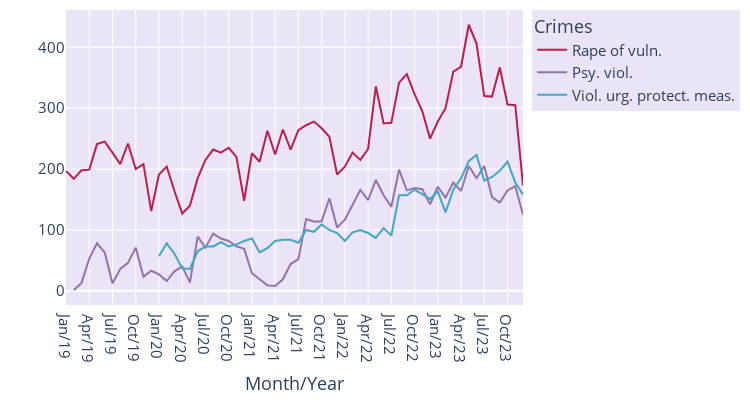

The cell this chart's notebook holds for it:
### Code cell
ocorrencias_por_crime = agrupado_mes_ordenado.groupby('consolidado')['ocorrencias'].sum()
tres_menos_frequentes = ocorrencias_por_crime.nsmallest(3)
agrupado_crimes_menos = agrupado_mes_ordenado[agrupado_mes_ordenado['consolidado'].isin(tres_menos_frequentes.index)]

fig = px.line(agrupado_crimes_menos, x='mes_ano', y='ocorrencias', color='consolidado', 
              labels={"ocorrencias": "Ocorrências", "mes_ano": "Month/Year", "consolidado": "Crimes"},
              height=400, width=750,color_discrete_sequence=custom_palette)

fig.update_layout(
    margin=dict(l=10, r=10, t=10, b=10), 
    font=dict(size=15),
    plot_bgcolor='#ebe4f7',
    paper_bgcolor='white', 
    legend=dict(bgcolor='#ebe4f7')
)

fig.update_yaxes(title='')
#fig.write_image("imagens/frequencia_crimes_mes1.jpeg", format="jpeg", scale=5)

fig.show()
#fig.write_image("imagens_svg/freq_por_mes_dos_crimes1.svg")

### Figure 1 — Plotly figure (JSON) as saved in the notebook; plotly's stock layout.template omitted (floating-point values rounded to 4 significant figures)
{"data": [{"hovertemplate": "Crimes=Rape of vuln.<br>Month/Year=%{x}<br>Ocorrências=%{y}<extra></extra>", "legendgroup": "Rape of vuln.", "line": {"color": "#BA1F4C", "dash": "solid"}, "marker": {"symbol": "circle"}, "mode": "lines", "name": "Rape of vuln.", "orientation": "v", "showlegend": true, "type": "scatter", "x": ["Jan/19", "Feb/19", "Mar/19", "Apr/19", "May/19", "Jun/19", "Jul/19", "Aug/19", "Sep/19", "Oct/19", "Nov/19", "Dec/19", "Jan/20", "Feb/20", "Mar/20", "Apr/20", "May/20", "Jun/20", "Jul/20", "Aug/20", "Sep/20", "Oct/20", "Nov/20", "Dec/20", "Jan/21", "Feb/21", "Mar/21", "Apr/21", "May/21", "Jun/21", "Jul/21", "Aug/21", "Sep/21", "Oct/21", "Nov/21", "Dec/21", "Jan/22", "Feb/22", "Mar/22", "Apr/22", "May/22", "Jun/22", "Jul/22", "Aug/22", "Sep/22", "Oct/22", "Nov/22", "Dec/22", "Jan/23", "Feb/23", "Mar/23", "Apr/23", "May/23", "Jun/23", "Jul/23", "Aug/23", "Sep/23", "Oct/23", "Nov/23", "Dec/23"], "xaxis": "x", "y": [197, 184, 198, 199, 241, 245, 227, 208, 242, 200, 208, 131, 191, 204, 164, 127, 140, 185, 215, 232, 227, 235, 220, 148, 226, 212, 263, 224, 265, 232, 264, 272, 278, 267, 253, 191, 204, 227, 215, 233, 336, 275, 276, 342, 356, 323, 295, 250, 278, 300, 360, 368, 437, 406, 320, 319, 367, 306, 305, 173], "yaxis": "y"}, {"hovertemplate": "Crimes=Psy. viol.<br>Month/Year=%{x}<br>Ocorrências=%{y}<extra></extra>", "legendgroup": "Psy. viol.", "line": {"color": "#9373AE", "dash": "solid"}, "marker": {"symbol": "circle"}, "mode": "lines", "name": "Psy. viol.", "orientation": "v", "showlegend": true, "type": "scatter", "x": ["Feb/19", "Mar/19", "Apr/19", "May/19", "Jun/19", "Jul/19", "Aug/19", "Sep/19", "Oct/19", "Nov/19", "Dec/19", "Jan/20", "Feb/20", "Mar/20", "Apr/20", "May/20", "Jun/20", "Jul/20", "Aug/20", "Sep/20", "Oct/20", "Nov/20", "Dec/20", "Jan/21", "Feb/21", "Mar/21", "Apr/21", "May/21", "Jun/21", "Jul/21", "Aug/21", "Sep/21", "Oct/21", "Nov/21", "Dec/21", "Jan/22", "Feb/22", "Mar/22", "Apr/22", "May/22", "Jun/22", "Jul/22", "Aug/22", "Sep/22", "Oct/22", "Nov/22", "Dec/22", "Jan/23", "Feb/23", "Mar/23", "Apr/23", "May/23", "Jun/23", "Jul/23", "Aug/23", "Sep/23", "Oct/23", "Nov/23", "Dec/23"], "xaxis": "x", "y": [1, 13, 53, 78, 63, 12, 36, 46, 71, 23, 33, 27, 16, 32, 40, 14, 89, 71, 94, 86, 82, 73, 69, 29, 19, 9, 8, 19, 44, 52, 118, 114, 114, 152, 104, 117, 141, 166, 149, 182, 157, 138, 199, 165, 169, 167, 142, 171, 153, 178, 164, 205, 185, 205, 154, 145, 165, 172, 125], "yaxis": "y"}, {"hovertemplate": "Crimes=Viol. urg. protect. meas.<br>Month/Year=%{x}<br>Ocorrências=%{y}<extra></extra>", "legendgroup": "Viol. urg. protect. meas.", "line": {"color": "#41A7C4", "dash": "solid"}, "marker": {"symbol": "circle"}, "mode": "lines", "name": "Viol. urg. protect. meas.", "orientation": "v", "showlegend": true, "type": "scatter", "x": ["Jan/20", "Feb/20", "Mar/20", "Apr/20", "May/20", "Jun/20", "Jul/20", "Aug/20", "Sep/20", "Oct/20", "Nov/20", "Dec/20", "Jan/21", "Feb/21", "Mar/21", "Apr/21", "May/21", "Jun/21", "Jul/21", "Aug/21", "Sep/21", "Oct/21", "Nov/21", "Dec/21", "Jan/22", "Feb/22", "Mar/22", "Apr/22", "May/22", "Jun/22", "Jul/22", "Aug/22", "Sep/22", "Oct/22", "Nov/22", "Dec/22", "Jan/23", "Feb/23", "Mar/23", "Apr/23", "May/23", "Jun/23", "Jul/23", "Aug/23", "Sep/23", "Oct/23", "Nov/23", "Dec/23"], "xaxis": "x", "y": [57, 78, 61, 37, 36, 65, 73, 73, 80, 73, 76, 82, 86, 63, 70, 82, 84, 84, 79, 100, 97, 109, 100, 95, 82, 96, 100, 95, 87, 103, 91, 157, 157, 166, 159, 151, 163, 129, 166, 185, 213, 223, 181, 187, 197, 212, 178, 158], "yaxis": "y"}], "layout": {"font": {"size": 15}, "height": 400, "legend": {"bgcolor": "#ebe4f7", "title": {"text": "Crimes"}, "tracegroupgap": 0}, "margin": {"b": 10, "l": 10, "r": 10, "t": 10}, "paper_bgcolor": "white", "plot_bgcolor": "#ebe4f7", "width": 750, "xaxis": {"anchor": "y", "domain": [0, 1], "title": {"text": "Month/Year"}}, "yaxis": {"anchor": "x", "domain": [0, 1], "title": {"text": ""}}}}
